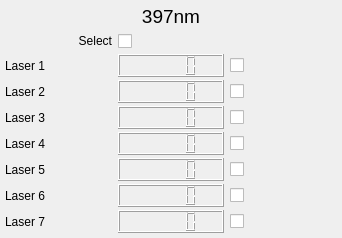
<?xml version="1.0" encoding="UTF-8"?>
<ui version="4.0">
 <class>Form</class>
 <widget class="QWidget" name="Form">
  <property name="geometry">
   <rect>
    <x>0</x>
    <y>0</y>
    <width>342</width>
    <height>238</height>
   </rect>
  </property>
  <property name="sizePolicy">
   <sizepolicy hsizetype="Maximum" vsizetype="Maximum">
    <horstretch>0</horstretch>
    <verstretch>0</verstretch>
   </sizepolicy>
  </property>
  <property name="minimumSize">
   <size>
    <width>286</width>
    <height>0</height>
   </size>
  </property>
  <property name="maximumSize">
   <size>
    <width>342</width>
    <height>300</height>
   </size>
  </property>
  <property name="focusPolicy">
   <enum>Qt::StrongFocus</enum>
  </property>
  <property name="windowTitle">
   <string>Form</string>
  </property>
  <layout class="QGridLayout" name="gridLayout" rowstretch="0,0,0,0,0,0,0,0,0">
   <property name="horizontalSpacing">
    <number>6</number>
   </property>
   <property name="verticalSpacing">
    <number>3</number>
   </property>
   <property name="margin">
    <number>5</number>
   </property>
   <item row="1" column="1">
    <widget class="QCheckBox" name="checkBox">
     <property name="sizePolicy">
      <sizepolicy hsizetype="Minimum" vsizetype="Minimum">
       <horstretch>0</horstretch>
       <verstretch>0</verstretch>
      </sizepolicy>
     </property>
     <property name="text">
      <string/>
     </property>
    </widget>
   </item>
   <item row="0" column="0" colspan="3">
    <widget class="QLabel" name="label">
     <property name="sizePolicy">
      <sizepolicy hsizetype="Preferred" vsizetype="Minimum">
       <horstretch>0</horstretch>
       <verstretch>0</verstretch>
      </sizepolicy>
     </property>
     <property name="font">
      <font>
       <pointsize>14</pointsize>
       <kerning>false</kerning>
      </font>
     </property>
     <property name="styleSheet">
      <string notr="true"/>
     </property>
     <property name="text">
      <string>397nm</string>
     </property>
     <property name="alignment">
      <set>Qt::AlignCenter</set>
     </property>
    </widget>
   </item>
   <item row="1" column="0">
    <widget class="QLabel" name="label_2">
     <property name="sizePolicy">
      <sizepolicy hsizetype="Preferred" vsizetype="Minimum">
       <horstretch>0</horstretch>
       <verstretch>0</verstretch>
      </sizepolicy>
     </property>
     <property name="text">
      <string>Select</string>
     </property>
     <property name="alignment">
      <set>Qt::AlignRight|Qt::AlignTrailing|Qt::AlignVCenter</set>
     </property>
    </widget>
   </item>
   <item row="3" column="0">
    <widget class="QLabel" name="label_4">
     <property name="text">
      <string>Laser 2</string>
     </property>
    </widget>
   </item>
   <item row="7" column="0">
    <widget class="QLabel" name="label_8">
     <property name="text">
      <string>Laser 6</string>
     </property>
    </widget>
   </item>
   <item row="2" column="0">
    <widget class="QLabel" name="label_3">
     <property name="text">
      <string>Laser 1</string>
     </property>
    </widget>
   </item>
   <item row="4" column="0">
    <widget class="QLabel" name="label_5">
     <property name="text">
      <string>Laser 3</string>
     </property>
    </widget>
   </item>
   <item row="5" column="0">
    <widget class="QLabel" name="label_6">
     <property name="text">
      <string>Laser 4</string>
     </property>
    </widget>
   </item>
   <item row="6" column="0">
    <widget class="QLabel" name="label_7">
     <property name="text">
      <string>Laser 5</string>
     </property>
    </widget>
   </item>
   <item row="8" column="0">
    <widget class="QLabel" name="label_9">
     <property name="text">
      <string>Laser 7</string>
     </property>
    </widget>
   </item>
   <item row="2" column="1">
    <widget class="QLCDNumber" name="lcdNumber"/>
   </item>
   <item row="3" column="1">
    <widget class="QLCDNumber" name="lcdNumber_2"/>
   </item>
   <item row="4" column="1">
    <widget class="QLCDNumber" name="lcdNumber_3"/>
   </item>
   <item row="5" column="1">
    <widget class="QLCDNumber" name="lcdNumber_4"/>
   </item>
   <item row="6" column="1">
    <widget class="QLCDNumber" name="lcdNumber_5"/>
   </item>
   <item row="7" column="1">
    <widget class="QLCDNumber" name="lcdNumber_6"/>
   </item>
   <item row="8" column="1">
    <widget class="QLCDNumber" name="lcdNumber_7"/>
   </item>
   <item row="2" column="2">
    <widget class="QCheckBox" name="checkBox_2">
     <property name="text">
      <string/>
     </property>
    </widget>
   </item>
   <item row="3" column="2">
    <widget class="QCheckBox" name="checkBox_3">
     <property name="text">
      <string/>
     </property>
    </widget>
   </item>
   <item row="4" column="2">
    <widget class="QCheckBox" name="checkBox_4">
     <property name="text">
      <string/>
     </property>
    </widget>
   </item>
   <item row="5" column="2">
    <widget class="QCheckBox" name="checkBox_5">
     <property name="text">
      <string/>
     </property>
    </widget>
   </item>
   <item row="6" column="2">
    <widget class="QCheckBox" name="checkBox_6">
     <property name="text">
      <string/>
     </property>
    </widget>
   </item>
   <item row="7" column="2">
    <widget class="QCheckBox" name="checkBox_7">
     <property name="text">
      <string/>
     </property>
    </widget>
   </item>
   <item row="8" column="2">
    <widget class="QCheckBox" name="checkBox_8">
     <property name="text">
      <string/>
     </property>
    </widget>
   </item>
  </layout>
 </widget>
 <resources/>
 <connections/>
</ui>
